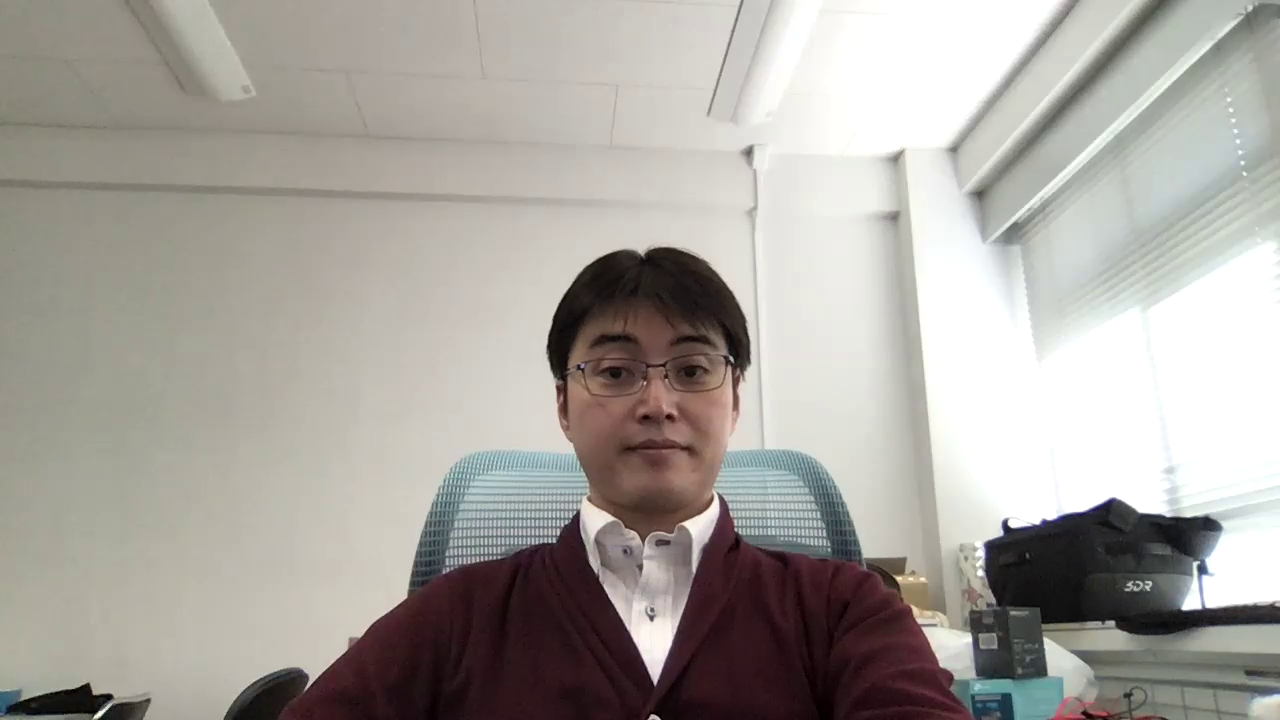
#> input picture 07/ensyu/uchitane_far.png, 1280 x 720 px
$ python lecture07_ImageGradients.py   (older library calls are emulated)
#> lines starting #> are read from the running program, lines starting #| are printed output that depends on the picture
#!/usr/bin/env python
# -*- coding: utf-8 -*-

import numpy as np
import cv2
import matplotlib.pyplot as plt
img = cv2.imread('uchitane_far.png',cv2.IMREAD_GRAYSCALE)
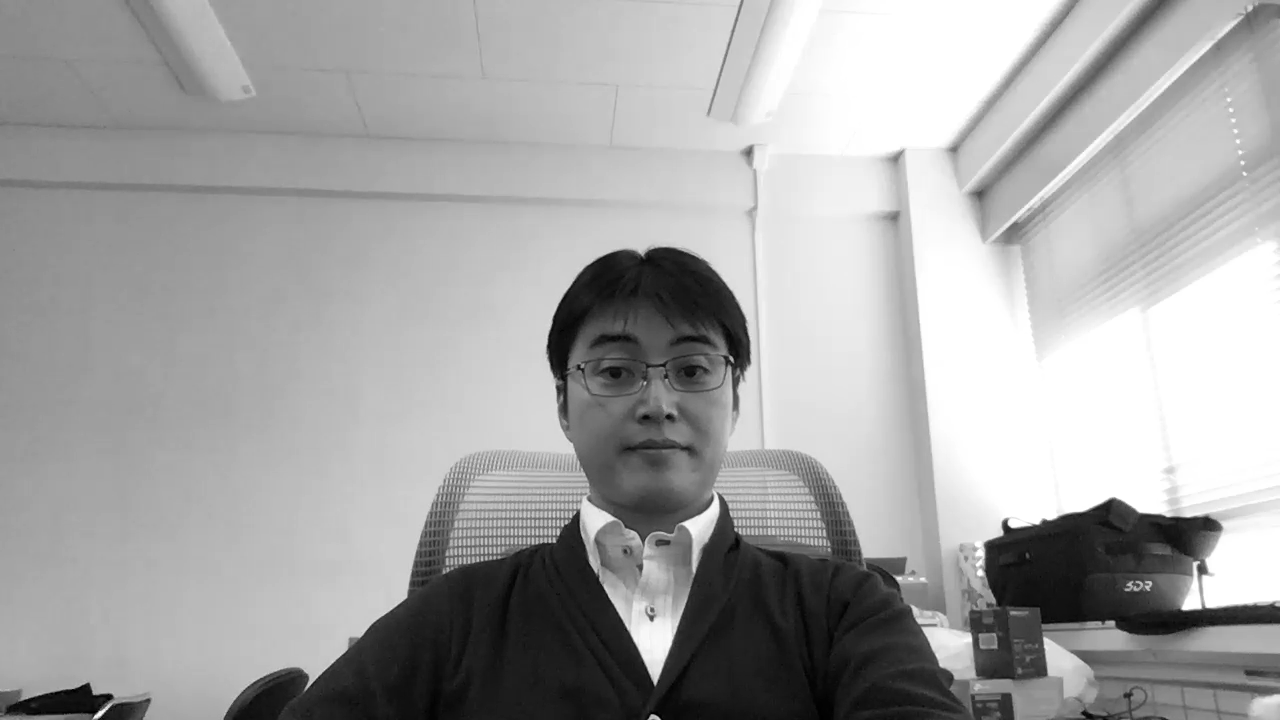
#> img: shape (720, 1280); min 0, max 255, mean 164
laplacian = cv2.Laplacian(img,cv2.CV_64F)
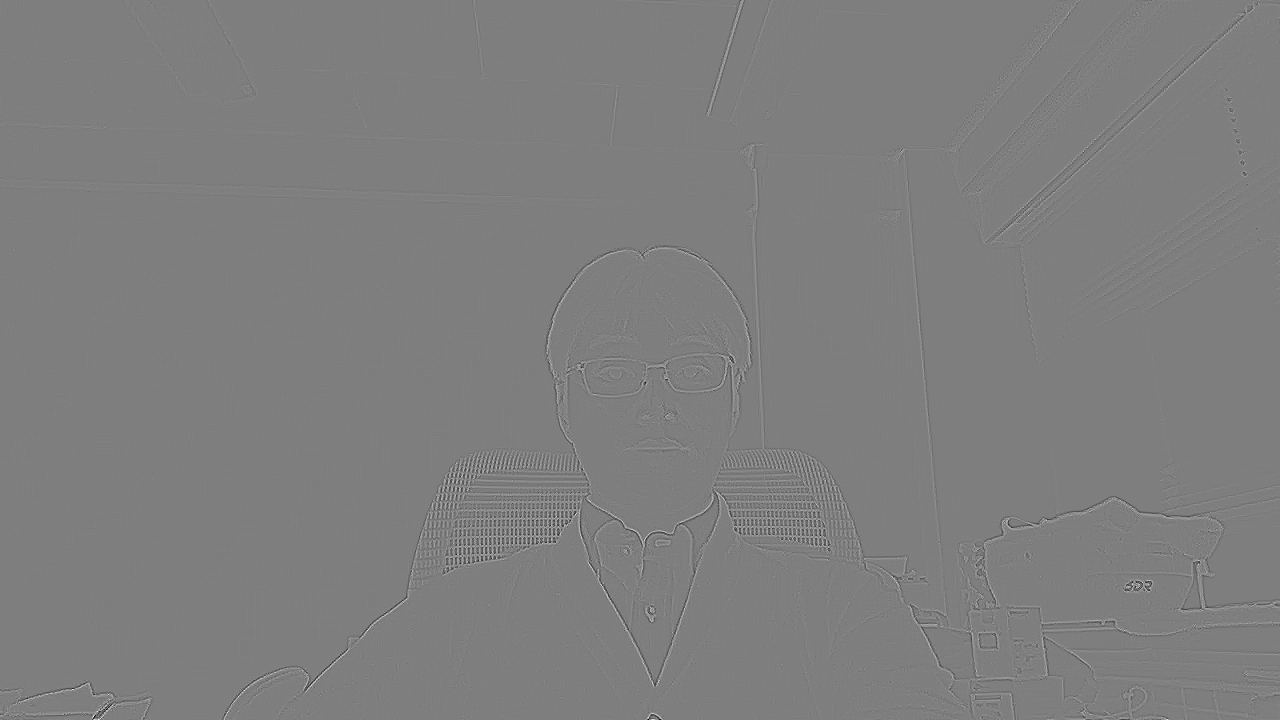
#> laplacian: shape (720, 1280) float64; min -228, max 230, mean 0; drawn with min black and max white
#print(laplacian[0:8,0:8])
sobelx = cv2.Sobel(img,cv2.CV_64F,1,0,ksize=5)
sobely = cv2.Sobel(img,cv2.CV_64F,0,1,ksize=5)
plt.subplot(2,2,1),plt.imshow(img,cmap = 'gray')
plt.title('Original'), plt.xticks([]), plt.yticks([])
plt.subplot(2,2,2),plt.imshow(laplacian,cmap = 'gray')
plt.title('Laplacian'), plt.xticks([]), plt.yticks([])
plt.subplot(2,2,3),plt.imshow(sobelx,cmap = 'gray')
plt.title('Sobel X'), plt.xticks([]), plt.yticks([])
plt.subplot(2,2,4),plt.imshow(sobely,cmap = 'gray')
plt.title('Sobel Y'), plt.xticks([]), plt.yticks([])
plt.show()
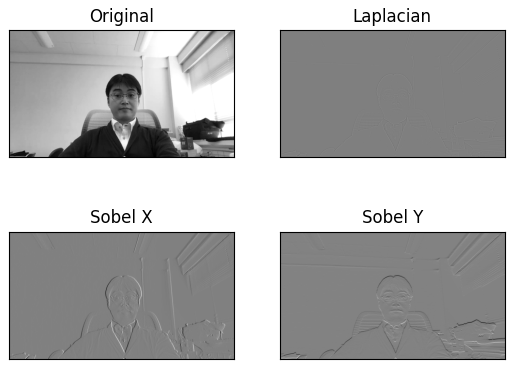
#> figure drawn by matplotlib, 4 panels
